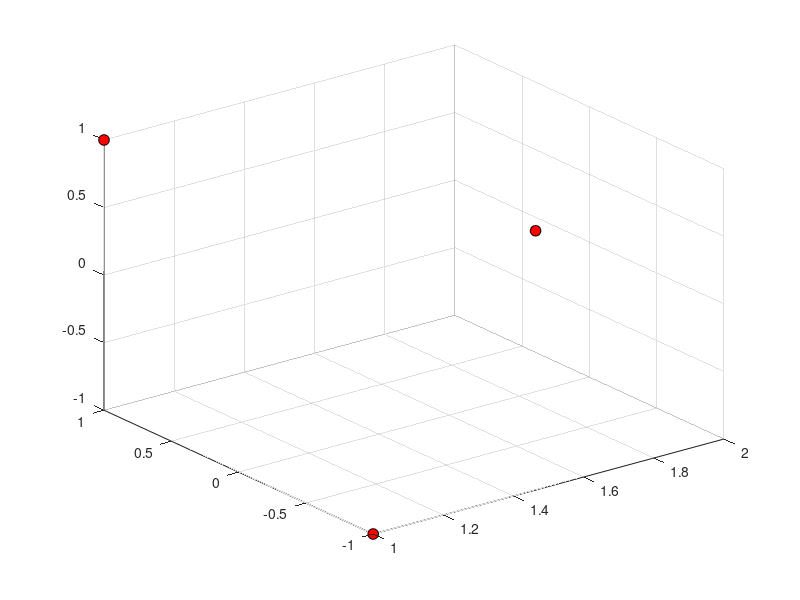

Reproduce this figure in MATLAB. (Note: this script raises an error after producing the figure.)
figure

markersize = 60;
scatter3([1,2,1],[1,0.4,-1],[1,-0.1,-1],markersize,'filled','MarkerFaceColor','red','MarkerEdgeColor','k')


plotcube([1 -1 -1],.2,.2,.2,0,0,0,autumn(1),0.1);

axis equal;

grid on;
xlim([-2 2])
ylim([-2 2])
zlim([-1 1])
xlabel('X','FontSize',14);
ylabel('Y','FontSize',14)
zlabel('Z','FontSize',14)
view(120,30);
h = plotcube([0 0 0],2,2,2,0,0,140,parula(6),0.75);
pause(0.1);
delete(h);
plotcube([0 0 0],2,2,2,0,0,100,parula(6),0.75);
%hold off;